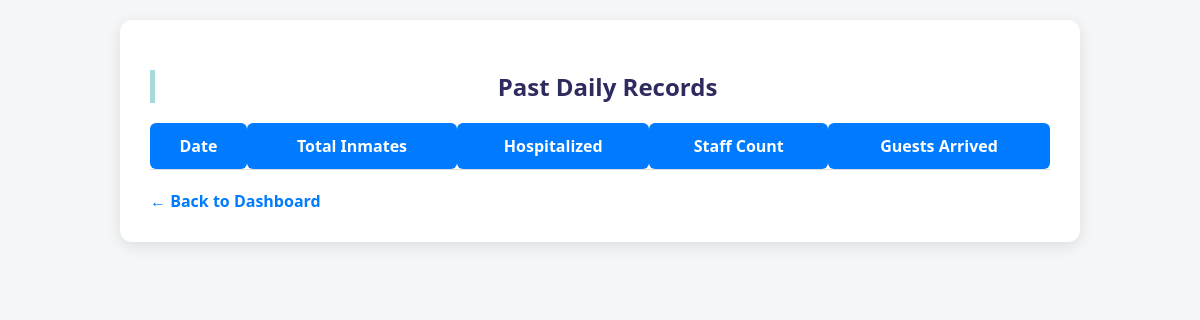
The app's page /admin/records, older data.
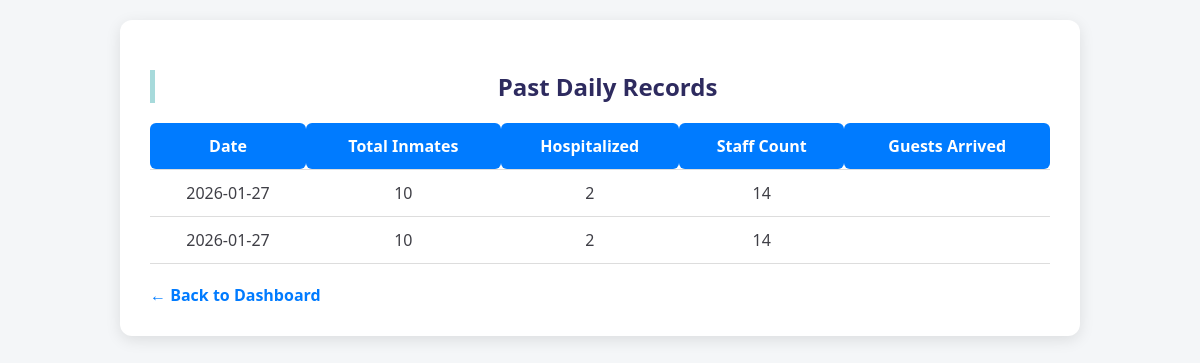
The same page, newer data.
### tables this page shows
CREATE TABLE daily_records (
        id INTEGER PRIMARY KEY AUTOINCREMENT,
        date TEXT,
        total_inmates INTEGER,
        hospitalized INTEGER,
        staff_count INTEGER
    );

### app.py (the view)
@app.route("/admin/records")
def view_records():
    conn = get_db()
    cur = conn.cursor()
    cur.execute("SELECT * FROM daily_records ORDER BY date DESC")
    records = cur.fetchall()
    return render_template("view_records.html", records=records)

### app.py (called while the page is built)
def get_db():
    conn = sqlite3.connect(DB)
    conn.row_factory = sqlite3.Row
    return conn

### templates/view_records.html (shortened to what this page needs)
<!DOCTYPE html>
<html lang="en">
<head>
    <link rel="stylesheet" href="{{ url_for('static', filename='style.css') }}">
</head>
<body>
<div class="container">
    <h2>Past Daily Records</h2>
    <table>
        <thead>
            <tr>
                <th>Date</th>
                <th>Total Inmates</th>
                <th>Hospitalized</th>
                <th>Staff Count</th>
                <th>Guests Arrived</th>
            </tr>
        </thead>
        <tbody>
            {% for record in records %}
            <tr>
                <td>{{ record['date'] }}</td>
                <td>{{ record['total_inmates'] }}</td>
                <td>{{ record['hospitalized'] }}</td>
                <td>{{ record['staff_count'] }}</td>
                <td>{{ record['guests_arrived'] }}</td>
            </tr>
            {% endfor %}
        </tbody>
    </table>
    <a href="/admin_dashboard">← Back to Dashboard</a>
</div>
</body>
</html>

### static/style.css (style rules this page uses)
body { font-family: "Segoe UI", Arial, sans-serif; background: #F9FAF7; padding: 20px; margin: 0; color: #3F3F46; }
h2 { color: #2E2B5F; border-left: 5px solid #A7DADB; padding-left: 10px; }
a { display: inline-block; margin-top: 10px; color: #2E2B5F; text-decoration: none; font-weight: 600; }

### templates/view_records.html (style rules this page uses)
body { font-family: 'Segoe UI', sans-serif; background:#f4f6f8; margin:0; padding:20px; }
.container { max-width:900px; margin:auto; background:#fff; padding:30px; border-radius:12px; box-shadow:0 4px 15px rgba(0,0,0,0.1); }
h2 { text-align:center; margin-bottom:20px; }
table { width:100%; border-collapse:collapse; }
th, td { padding:12px; border-bottom:1px solid #ddd; text-align:center; }
th { background:#007bff; color:#fff; border-radius:6px; }
a { text-decoration:none; color:#007bff; display:inline-block; margin-top:20px; }

Row changes from the older to the newer data that the page shows:
added daily_records: date "2026-01-27", total_inmates "10", hospitalized "2", staff_count "14"
added daily_records: date "2026-01-27", total_inmates "10", hospitalized "2", staff_count "14"
